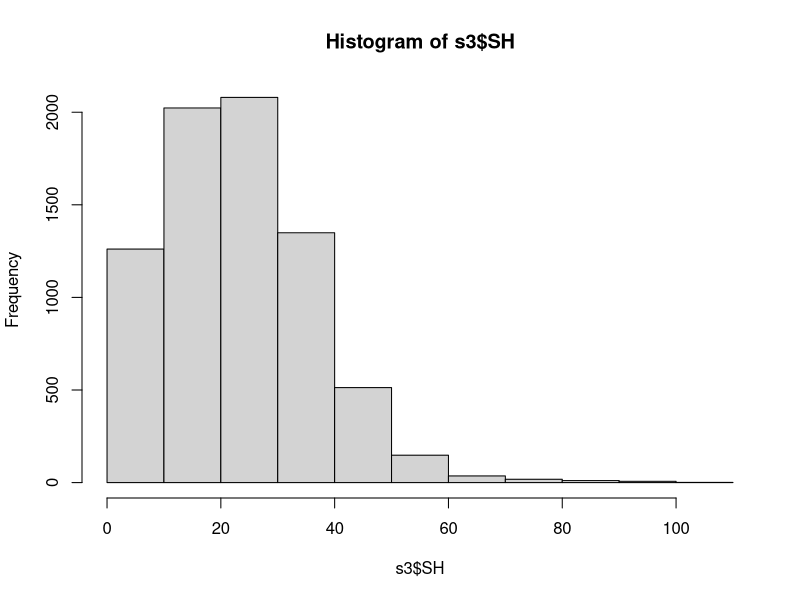

Generate this figure with R: (Note: this script raises an error after producing the figure.)
#This reads in the 2022 Apalach data from matt davis from two different tabs
#one is the shell heights and the other are the counts
#need to calculate the proportion of the different size categories and apply those proportions to the counts

#
#The stations that received cultch are: "Deep North"  "Deep South"  "Restoration."
#-Matt


library(readxl)
library(tidyverse)
library(dplyr)
library(reshape)
library(ggplot2)
library(lubridate)

SH <- read_excel("AB_ShellBudget_FSU.xlsx", sheet = "SHs", col_types = c("numeric", 
"date", "text", "text", "numeric","text", "numeric"))


#SH <- read_excel("AB_ShellBudget_FSU.xlsx",sheet = "SHs", range = "A1370:J1669")

Counts <-  read_excel("AB_ShellBudget_FSU.xlsx", sheet = "Counts")

#now start cleaning SH first

names(SH)

s2 <- SH
str(s2)

names(s2)


names(s2)[3] <- "Site"


s2$SH[s2$SH == ""] <-NA

#now make SH a number
s2$SH <- as.numeric(s2$SH)

#work on date

s3 <- s2 %>%
  mutate(Year = year(s2$Date),
         Month = month(s2$Date),
         Day = day(s2$Date))
        
s3.1<- subset(s3, s3$Year == "2022" )

unique(s3.1$Station)

#This is written like this because I checked with Matt twice to make sure
#I had the restoration stations only inlcuded (the stations that have cultch)
s3.2<- subset(s3.1, s3.1$Station == "Restoration")
s3.3<- filter(s3.1, s3.1$Station == "North")
s3.4<- filter(s3.1, s3.1$Station == "South")

zz<-rbind(s3.2,s3.3,s3.4)

s3<-zz

str(s3)


###
#add period

s3$Period <- NA
firstyear <- 2015
endyear <- max(s3$Year)

years <- sort(rep(firstyear:endyear, times = 1, each = 2))

for(i in unique(years)){
  y <- i #year
  p <- which(years == i) #period number - 2010 = 1 and 2, 2014 = 3 and 4, and so forth.
  for(j in 1:nrow(s3)){
    if(s3$Year[j] == y & s3$Month[j] > 3 & s3$Month[j] < 10) s3$Period[j] = p[1] #year i months 4-9
    if(s3$Year[j] == y & s3$Month[j] > 9) s3$Period[j] = p[2] #year i months 10-12
    if(s3$Year[j] == y+1 & s3$Month[j] < 4) s3$Period[j] = p[2] #year i+1 months 1-3
  }
}

s3$Season <- "Winter"
s3$Season[s3$Period == 1 | s3$Period == 3 | s3$Period == 5 | s3$Period == 7 | s3$Period == 9| s3$Period == 14| s3$Period == 13| s3$Period == 15] <- "Summer"

####

#checking things

names(s3)

unique(s3$Period)

table(s3$Period,s3$Month)
table(s3$Period,s3$Season)

######
hist(s3$SH)

num_spat<-length(s3$SH[s3$SH<26])
num_total<-length(s3$SH)

proportion_spat<-num_spat/num_total

########
####SPAT######
p14<- subset(s3, s3$Period == 14)
num_spat_p14<-length(p14$SH[p14$SH<26])
num_total_p14<-length(p14$SH)
proportion_spat_p14<-num_spat_p14/num_total_p14
#0.72 spat

p15 <- subset(s3, s3$Period == 15)
num_spat_p15<-length(p15$SH[p15$SH<26])
num_total_p15<-length(p15$SH)
proportion_spat_p15<-num_spat_p15/num_total_p15
#0.40 spat

###SEED
#seed are done using dplyr, so different than seed or legal 

num_seed_p14<-length(subset(p14$SH, p14$SH>=26 & p14$SH<76))
num_total_p14<-length(p14$SH)
proportion_seed_p14<-num_seed_p14/num_total_p14
#0.27 seed

num_seed_p15<-length(subset(p15$SH, p15$SH>=26 & p15$SH<76))
num_total_p15<-length(p15$SH)
proportion_seed_p15<-num_seed_p15/num_total_p15
#0.60 seed

####Legal######
num_Legal_p14<-length(subset(p14$SH, p14$SH>=76))
num_total_p14<-length(p14$SH)
proportion_legal_p14<-num_Legal_p14/num_total_p14
#0.003 Legal

num_Legal_p15<-length(subset(p15$SH, p15$SH>=76))
num_total_p15<-length(p15$SH)
proportion_legal_p15<-num_Legal_p15/num_total_p15
#0.004 Legal


###now clean counts

c1<-Counts

names(c1)
head(c1)

names(c1)[3] <- "StationName"
names(c1)[9] <- "Quadrat_live"
names(c1)[10] <- "Quadrat_dead"
names(c1)[7] <- "Volume_L"
names(c1)[6] <- "Weight_kg"
names(c1)[8] <- "Number_drills"

str(c1)

unique(c1$Quadrat)



###
#add period

c2 <-c1 %>%
  mutate(Year = year(c2$Date),
         Month = month(c2$Date),
         Day = day(c2$Date))

str(c2)

#####
##
c2.1<- subset(c2, c2$Year == "2022" )
names(c2.1)



unique(c2.1$Station)

#This is written like this because I checked with Matt twice to make sure
#I had the restoration stations only included (the stations that have cultch)
c2.2<- filter(c2.1, c2.1$Station == "Restoration")
c2.3<- filter(c2.1, c2.1$Station == "North")
c2.4<- filter(c2.1, c2.1$Station == "South")

zzz<-rbind(c2.2,c2.3,c2.4)

c2<-zzz
#########

c2$Period <- NA
firstyear <- 2015
endyear <- max(c2$Year)

years <- sort(rep(firstyear:endyear, times = 1, each = 2))

for(i in unique(years)){
  y <- i #year
  p <- which(years == i) #period number - 2010 = 1 and 2, 2014 = 3 and 4, and so forth.
  for(j in 1:nrow(c2)){
    if(c2$Year[j] == y & c2$Month[j] > 3 & c2$Month[j] < 10) c2$Period[j] = p[1] #year i months 4-9
    if(c2$Year[j] == y & c2$Month[j] > 9) c2$Period[j] = p[2] #year i months 10-12
    if(c2$Year[j] == y+1 & c2$Month[j] < 4) c2$Period[j] = p[2] #year i+1 months 1-3
  }
}

c2$Season <- "Winter"
c2$Season[c2$Period == 1 | c2$Period == 3 | c2$Period == 5 | c2$Period == 7 | c2$Period == 9| c2$Period == 14| c2$Period == 13| c2$Period == 15] <- "Summer"

####


names(s3)
names(c2)

head(c2)


#subset the columns to the ones you want to work with
c3 <- c2 %>% 
  dplyr::select("Survey","StationName","Quadrat"
                ,"Quadrat_live","Quadrat_dead","Weight_kg",
                "Number_drills","Month","Day","Year","Period","Season")

unique(c3$Period)


c3$Spatprop <-0.99
c3$Spatprop[c3$Period ==14] <-proportion_spat_p14
c3$Spatprop[c3$Period ==15] <-proportion_spat_p15

c3$Seedprop <-0.99
c3$Seedprop[c3$Period ==14] <-proportion_seed_p14
c3$Seedprop[c3$Period ==15] <-proportion_seed_p15

c3$Legalprop <-0.99
c3$Legalprop[c3$Period ==14] <-proportion_legal_p14
c3$Legalprop[c3$Period ==15] <-proportion_legal_p15

##next you need to take these proportions and apply them to the total counts in each period
#this is how you did it in the FWC "random" for random effects file


# 
# #now multiply these proportions * the Quadrat_live
# #round it so there are no fractions of oysters
# #and convert to integer
c3$TotalSpat <-as.integer(round((c3$Quadrat_live * c3$Spatprop),0))
c3$TotalSeed <-as.integer(round((c3$Quadrat_live * c3$Seedprop),0))
c3$TotalLegal <-as.integer(round((c3$Quadrat_live * c3$Legalprop),0))

# 
head(c3)

#subset the columns to the ones you want to work with
c4 <- c3 %>% 
  dplyr::select("Survey","StationName","Quadrat"
                ,"TotalSpat","TotalSeed","TotalLegal","Weight_kg",
                "Number_drills","Month","Day","Year","Period","Season")



write.table(c4, file = "~/Git/AB_DEP/FWC_2022_to_merge.csv", row.names = FALSE,col.names = TRUE,sep = ",")
